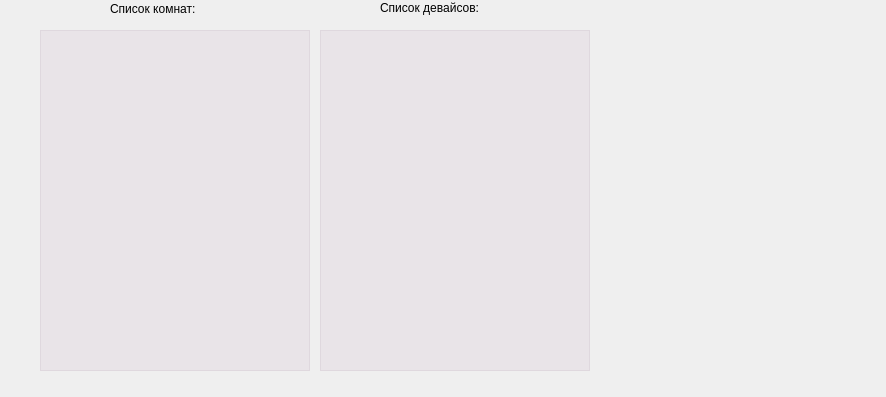
<?xml version="1.0" encoding="UTF-8"?>
<ui version="4.0">
 <class>work_dev</class>
 <widget class="QWidget" name="work_dev">
  <property name="geometry">
   <rect>
    <x>0</x>
    <y>0</y>
    <width>886</width>
    <height>397</height>
   </rect>
  </property>
  <property name="windowTitle">
   <string>Form</string>
  </property>
  <property name="styleSheet">
   <string notr="true"/>
  </property>
  <widget class="QListWidget" name="roomlist">
   <property name="geometry">
    <rect>
     <x>40</x>
     <y>30</y>
     <width>270</width>
     <height>341</height>
    </rect>
   </property>
   <property name="font">
    <font>
     <family>Acrom Medium</family>
    </font>
   </property>
   <property name="styleSheet">
    <string notr="true">border-top-color: rgb(92, 53, 102);
selection-background-color: rgb(173, 127, 168);
color: rgb(238, 238, 236);
background-color: rgba(173, 127, 168,0.1);</string>
   </property>
  </widget>
  <widget class="QLabel" name="label">
   <property name="geometry">
    <rect>
     <x>110</x>
     <y>0</y>
     <width>91</width>
     <height>17</height>
    </rect>
   </property>
   <property name="text">
    <string>Список комнат:</string>
   </property>
  </widget>
  <widget class="QListWidget" name="devlist">
   <property name="geometry">
    <rect>
     <x>320</x>
     <y>30</y>
     <width>270</width>
     <height>341</height>
    </rect>
   </property>
   <property name="font">
    <font>
     <family>Acrom Medium</family>
    </font>
   </property>
   <property name="styleSheet">
    <string notr="true">border-top-color: rgb(92, 53, 102);
selection-background-color: rgb(173, 127, 168);
color: rgb(238, 238, 236);
background-color: rgba(173, 127, 168,0.1);</string>
   </property>
  </widget>
  <widget class="QLabel" name="label_2">
   <property name="geometry">
    <rect>
     <x>380</x>
     <y>0</y>
     <width>111</width>
     <height>16</height>
    </rect>
   </property>
   <property name="text">
    <string>Список девайсов:</string>
   </property>
  </widget>
  <widget class="QLabel" name="warning">
   <property name="geometry">
    <rect>
     <x>39</x>
     <y>375</y>
     <width>550</width>
     <height>19</height>
    </rect>
   </property>
   <property name="text">
    <string/>
   </property>
  </widget>
  <widget class="QPushButton" name="add_dev">
   <property name="geometry">
    <rect>
     <x>645</x>
     <y>19</y>
     <width>172</width>
     <height>36</height>
    </rect>
   </property>
   <property name="styleSheet">
    <string notr="true">border-radius:3px;</string>
   </property>
   <property name="text">
    <string/>
   </property>
  </widget>
  <widget class="QPushButton" name="on_true">
   <property name="geometry">
    <rect>
     <x>645</x>
     <y>72</y>
     <width>172</width>
     <height>36</height>
    </rect>
   </property>
   <property name="styleSheet">
    <string notr="true">border-radius:3px;</string>
   </property>
   <property name="text">
    <string/>
   </property>
  </widget>
  <widget class="QPushButton" name="on_false">
   <property name="geometry">
    <rect>
     <x>645</x>
     <y>128</y>
     <width>172</width>
     <height>36</height>
    </rect>
   </property>
   <property name="styleSheet">
    <string notr="true">border-radius:3px;</string>
   </property>
   <property name="text">
    <string/>
   </property>
  </widget>
  <widget class="QPushButton" name="change_dev">
   <property name="geometry">
    <rect>
     <x>645</x>
     <y>182</y>
     <width>172</width>
     <height>36</height>
    </rect>
   </property>
   <property name="styleSheet">
    <string notr="true">border-radius:3px;</string>
   </property>
   <property name="text">
    <string/>
   </property>
  </widget>
  <widget class="QPushButton" name="info_dev">
   <property name="geometry">
    <rect>
     <x>645</x>
     <y>237</y>
     <width>172</width>
     <height>36</height>
    </rect>
   </property>
   <property name="styleSheet">
    <string notr="true">border-radius:3px;</string>
   </property>
   <property name="text">
    <string/>
   </property>
  </widget>
  <widget class="QPushButton" name="delete_pr">
   <property name="geometry">
    <rect>
     <x>645</x>
     <y>290</y>
     <width>172</width>
     <height>36</height>
    </rect>
   </property>
   <property name="styleSheet">
    <string notr="true">border-radius:3px;</string>
   </property>
   <property name="text">
    <string/>
   </property>
  </widget>
  <widget class="QPushButton" name="back">
   <property name="geometry">
    <rect>
     <x>645</x>
     <y>346</y>
     <width>172</width>
     <height>36</height>
    </rect>
   </property>
   <property name="styleSheet">
    <string notr="true">border-radius:3px;</string>
   </property>
   <property name="text">
    <string/>
   </property>
  </widget>
  <widget class="QLabel" name="label_3">
   <property name="geometry">
    <rect>
     <x>0</x>
     <y>0</y>
     <width>886</width>
     <height>397</height>
    </rect>
   </property>
   <property name="text">
    <string/>
   </property>
   <property name="pixmap">
    <pixmap resource="pich.qrc">:/picha/Pichures/work_dev.png</pixmap>
   </property>
  </widget>
  <zorder>label_3</zorder>
  <zorder>roomlist</zorder>
  <zorder>label</zorder>
  <zorder>devlist</zorder>
  <zorder>label_2</zorder>
  <zorder>warning</zorder>
  <zorder>add_dev</zorder>
  <zorder>on_true</zorder>
  <zorder>on_false</zorder>
  <zorder>change_dev</zorder>
  <zorder>info_dev</zorder>
  <zorder>delete_pr</zorder>
  <zorder>back</zorder>
 </widget>
 <resources>
  <include location="pich.qrc"/>
 </resources>
 <connections/>
</ui>
